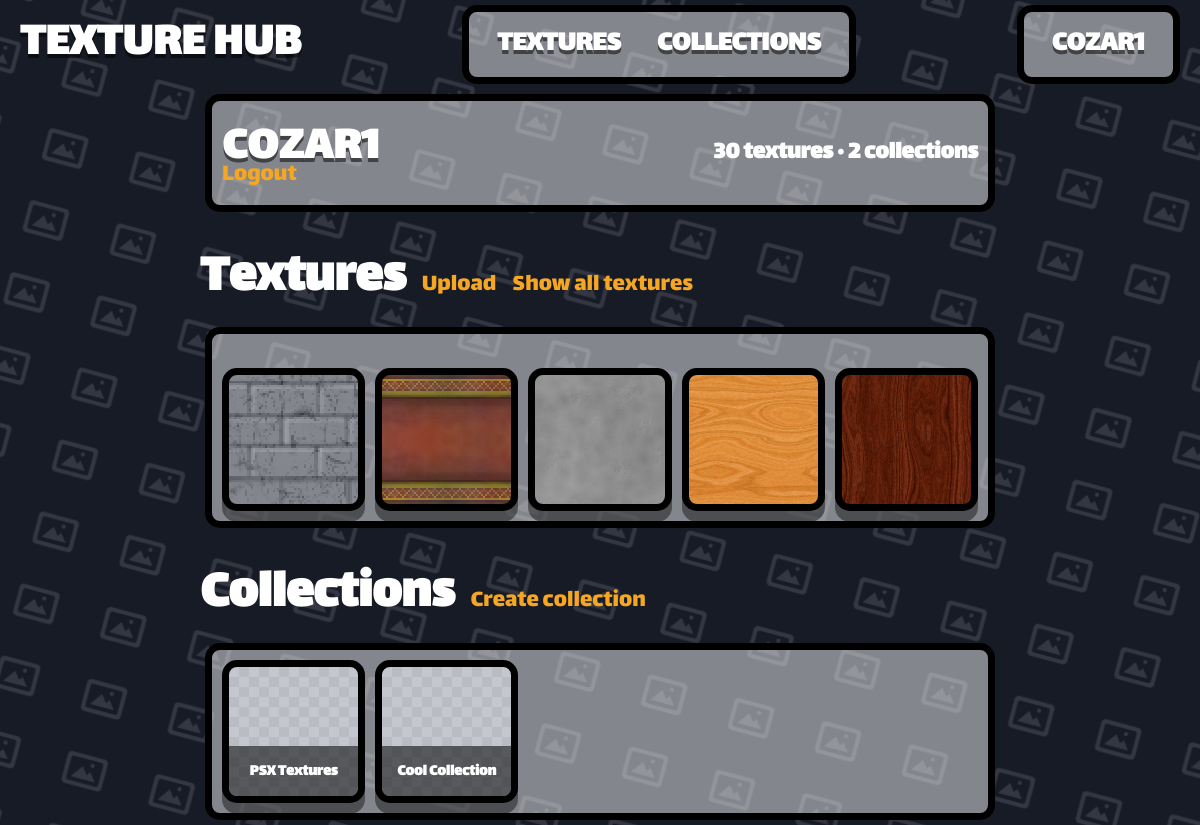
Before: /user/cozar1 (signed in) with the older database file.
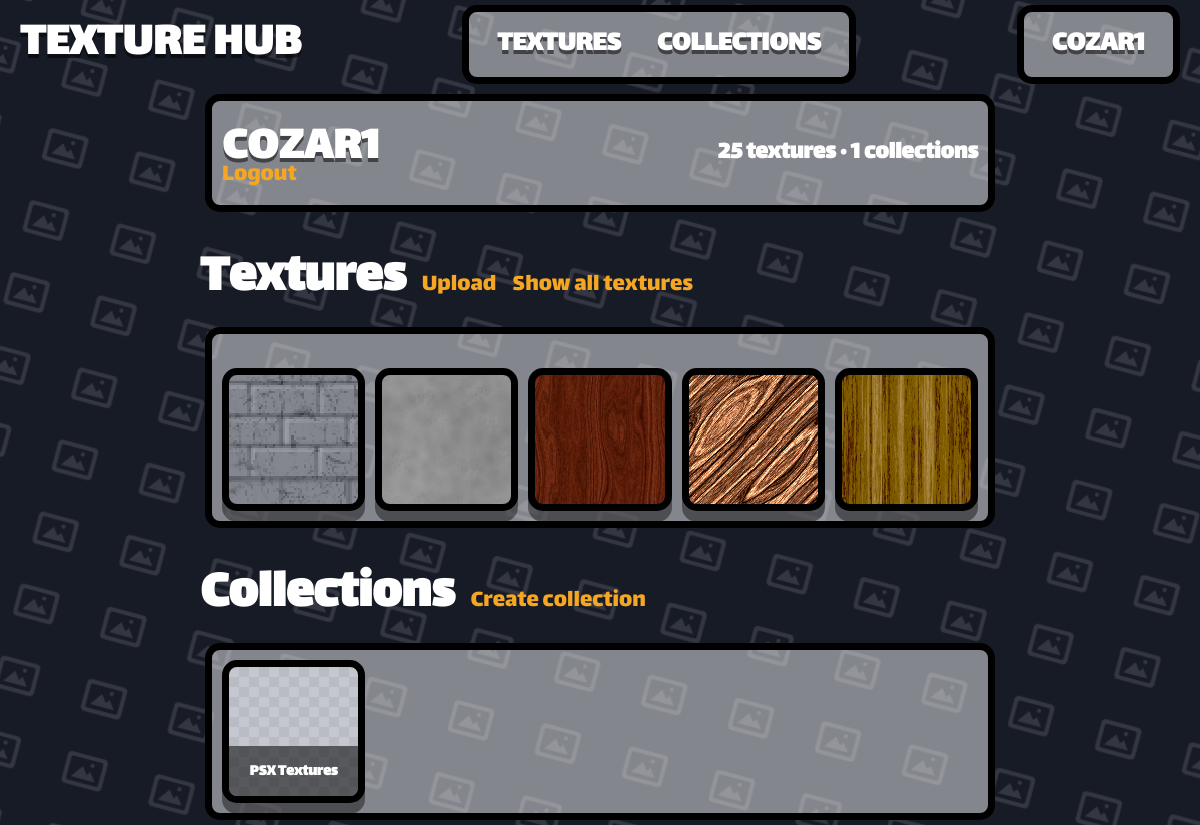
After: the same page with the newer database file.
### app.py (models this page shows)
class Texture(db.Model):  # pylint: disable=too-few-public-methods
    __tablename__ = "Texture"
    texture_id = db.Column(db.Integer, primary_key=True)
    texture_name = db.Column(db.String(80), unique=True, nullable=False)
    texture_address = db.Column(db.String(120), nullable=False)
    texture_user_id = db.Column(db.Integer, default=0)
    texture_tags = db.Column(db.String(200), nullable=True)

class Collection(db.Model):  # pylint: disable=too-few-public-methods
    __tablename__ = "Collection"
    collection_id = db.Column(db.Integer, primary_key=True)
    collection_name = db.Column(db.String(80), unique=True, nullable=False)
    collection_user_id = db.Column(db.String(120), nullable=False)
    collection_rating = db.Column(db.Integer, default=0)

### app.py (the view)
@app.route("/user/<username>")
def user_profile(username):
    profile_user = get_or_404(User, user_name=username)
    textures = Texture.query.filter_by(texture_user_id=profile_user.user_id).all()
    collections = Collection.query.filter_by(
        collection_user_id=profile_user.user_id
    ).all()
    return render_template(
        "user.html",
        user=get_current_user(),
        profile_user=profile_user,
        follower_count=367,
        joined_display="1/05/2026",
        texture_count_display="3,546",
        collection_count_display="742",
        texture_more_total=13357,
        collection_more_total=13357,
        textures=textures,
        collections=collections,
        owner=profile_user == get_current_user(),
    )

### app.py (called while the page is built)
def get_current_user():
    user_id = session.get("user_id")
    if user_id is None:
        return None
    return User.query.get(user_id)

@app.template_filter("texture_url")
def texture_image_url(address):
    if not address:
        return DEFAULT_TEXTURE_URL
    addr = str(address).strip().replace("\\", "/")
    if addr.startswith("/static/images/"):
        rel = addr[len("/static/images/"):]
    elif addr.startswith("static/images/"):
        rel = addr[len("static/images/"):]
    else:
        rel = os.path.basename(addr)
    rel = os.path.basename(rel)
    if not rel or rel.startswith("."):
        return DEFAULT_TEXTURE_URL
    full = os.path.join(STATIC_IMAGES_DIR, rel)
    if os.path.isfile(full):
        return f"/static/images/{rel}"
    return DEFAULT_TEXTURE_URL

def get_or_404(model, **filters):
    obj = model.query.filter_by(**filters).first()
    if obj is None:
        abort(404)
    return obj

### templates/user.html (shortened to what this page needs)
{% extends "template.html" %}
{% block content %}
<div>
    <div class="container">
        <div class="th-detail-title-row">
            <h1 class="th-detail-title">{{ profile_user.user_name }}</h1>
            <div class="th-detail-author">{{ textures|length }} textures · {{ collections|length }} collections</div>
        </div>
        <a href="/logout" class="th-user-option" type="submit">Logout</a>
    </div>
    <div class="th-textures-header" style="margin-top: 24px;">
        <h1>Textures</h1>
        <a class="th-user-option" href="/upload">Upload</a>
        <a class="th-user-option" href="/0?user={{ profile_user.user_name | urlencode }}">Show all textures</a>
    </div>
    <div class="container">
        {% if textures|length > 0 %}
        <div class="th-texture-grid" style="margin-top: 24px;">
            {% for item in textures[:5] %}
            {% include "texture_template.html" %}
            {% endfor %}
        </div>
        {% else %}
        <p>No Textures, Try Creating One!</p>
        {% endif%}
    </div>
    <div class="th-textures-header" style="margin-top: 24px;">
        <h1>Collections</h1>
        <a class="th-user-option" href="/create_collection">Create collection</a>
    </div>
    <div class="container">
        {% if collections|length > 0 %}
        <div class="th-texture-grid">
            {% for item in collections[:5] %}
            {% include "collection_template.html" %}
            {% endfor %}
        </div>
        {% else %}
        <p style="width:fit-content">No Collections, Try Creating One!</p>
        {% endif%}
    </div>
</div>
{% endblock %}

### templates/texture_template.html
<a href="/texture/{{ item.texture_id }}" class="item"
    style="background-image: url('{{ item.texture_address | texture_url }}'); background-size: cover; background-position: center; background-repeat: no-repeat;">
    <div class="item-thumb"></div>
</a>

### templates/collection_template.html
<a href="/collection/{{ item.collection_id }}" class="item">
    <div class="item-thumb"></div>
    <div class="item-name">{{ item.collection_name }}</div>
</a>

Changed rows visible on the page:
removed Texture: texture_address|texture_url (picture)
removed Texture: texture_address|texture_url (picture)
removed Collection: collection_name "Cool Collection"
now on this page (row unchanged): Texture: texture_address|texture_url (picture)
now on this page (row unchanged): Texture: texture_address|texture_url (picture)
Other visible differences:
{{ textures|length }}: "30" → "25"
{{ collections|length }}: "2" → "1"
